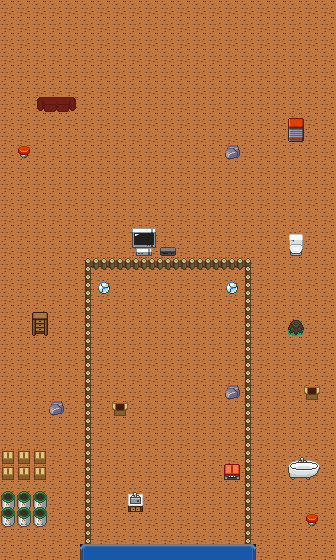

This game map was drawn from its Tiled (.tmx) file and the tilesets committed beside it. A one-line description and the trimmed map source follow:
An orthogonal 21x35 tile map with 16x16 px tiles, 4 tile layers (Tile Layer 1, Tile Layer 2, Tile Layer 3, Above Player), 3 tilesets and 39 objects (21x collision, 18x event).

<map version="1.8" tiledversion="1.8.0" orientation="orthogonal" renderorder="right-down" compressionlevel="0" width="21" height="35" tilewidth="16" tileheight="16" infinite="0" nextlayerid="7" nextobjectid="46">
 <tileset firstgid="1" name="KelvinShadewing_Terrain" tilewidth="16" tileheight="16" tilecount="285" columns="19">
  <image source="../gfx/tilesets/KelvinShadewing_Terrain.png" width="304" height="240" />
 </tileset>
 <tileset firstgid="286" name="KelvinShadewing_Buildings" tilewidth="16" tileheight="16" tilecount="680" columns="20">
  <image source="../gfx/tilesets/KelvinShadewing_Buildings.png" width="320" height="544" />
 </tileset>
 <tileset firstgid="966" name="core_set pieces" tilewidth="16" tileheight="16" tilecount="1550" columns="31">
  <image source="../gfx/tilesets/core_set pieces.png" width="496" height="800" />
 </tileset>
 <layer id="1" name="Tile Layer 1" width="21" height="35">
  <data>[735 cells, 725 non-empty, 6 distinct tile ids]</data>
 </layer>
 <layer id="2" name="Tile Layer 2" width="21" height="35">
  <data>[735 cells, 98 non-empty, 32 distinct tile ids]</data>
 </layer>
 <layer id="3" name="Tile Layer 3" width="21" height="35">
  <data>[735 cells, 6 non-empty, 1 distinct tile ids]</data>
 </layer>
 <layer id="4" name="Above Player" width="21" height="35">
  <data>[735 cells, 2 non-empty, 2 distinct tile ids]</data>
 </layer>
 <objectgroup color="#ff0000" id="5" name="Collisions">
  <object id="1" type="collision" x="32" y="96" width="48" height="16" />
  <object id="2" type="collision" x="16" y="144" width="16" height="16" />
  <object id="3" type="collision" x="128" y="224" width="48" height="32" />
  <object id="4" type="collision" x="224" y="144" width="16" height="16" />
  <object id="5" type="collision" x="288" y="112" width="16" height="32" />
  <object id="6" type="collision" x="288" y="224" width="16" height="32" />
  <object id="7" type="collision" x="288" y="320" width="16" height="16" />
  <object id="8" type="collision" x="224" y="384" width="16" height="16" />
  <object id="9" type="collision" x="32" y="304" width="16" height="32" />
  <object id="10" type="collision" x="48" y="400" width="16" height="16" />
  <object id="12" type="collision" x="0" y="448" width="48" height="80" />
  <object id="13" type="collision" x="288" y="464" width="32" height="16" />
  <object id="14" type="collision" x="304" y="384" width="16" height="16" />
  <object id="17" type="collision" x="240" y="256" width="16" height="288" />
  <object id="19" type="collision" x="80" y="256" width="16" height="288" />
  <object id="20" type="collision" x="96" y="256" width="144" height="16" />
  <object id="21" type="collision" x="112" y="400" width="16" height="16" />
  <object id="22" type="collision" x="128" y="496" width="16" height="16" />
  <object id="23" type="collision" x="96" y="272" width="16" height="16" />
  <object id="24" type="collision" x="224" y="272" width="16" height="16" />
  <object id="25" type="event" x="224" y="272" width="16" height="16">
   <properties>
    <property name="act10" value="add_monster fruitera,10" />
    <property name="act20" value="set_variable got_Fruitera:true" />
    <property name="act30" value="translated_dialog mart_junkyard01" />
    <property name="act40" value="set_variable got_first_SaiyanQuest:true" />
    <property name="cond10" value="is char_facing_tile player" />
    <property name="cond20" value="is button_pressed K_RETURN" />
    <property name="cond30" value="not variable_set got_first_SaiyanQuest:true" />
    <property name="cond40" value="is variable_set maple_bedroom1:true" />
   </properties>
  </object>
  <object id="26" type="event" x="96" y="272" width="16" height="16">
   <properties>
    <property name="act10" value="add_monster bamboon,10" />
    <property name="act20" value="set_variable got_Bamboon:true" />
    <property name="act30" value="translated_dialog mart_junkyard02" />
    <property name="act40" value="set_variable got_first_SaiyanQuest:true" />
    <property name="cond10" value="is char_facing_tile player" />
    <property name="cond20" value="is button_pressed K_RETURN" />
    <property name="cond30" value="not variable_set got_first_SaiyanQuest:true" />
    <property name="cond40" value="is variable_set maple_bedroom1:true" />
   </properties>
  </object>
  <object id="27" type="collision" x="224" y="464" width="16" height="16" />
 </objectgroup>
 <objectgroup color="#ffff00" id="6" name="Events">
  <object id="15" type="event" x="160" y="304" width="16" height="16">
   <properties>
    <property name="act10" value="create_npc maple_girl,10,6,wander" />
    <property name="cond10" value="is variable_set maple_bedroom1:true" />
   </properties>
  </object>
  <object id="16" type="event" x="160" y="528" width="16" height="16">
   <properties>
    <property name="act10" value="transition_teleport city1_mart_junkyard.tmx,11,4,0.3" />
    <property name="act20" value="char_face player,down" />
    <property name="cond10" value="is char_at player" />
    <property name="cond20" value="is char_facing player,down" />
   </properties>
  </object>
  <object id="29" type="event" x="144" y="512" width="48" height="16">
   <properties>
    <property name="act10" value="translated_dialog junkyard_01" />
    <property name="act20" value="translated_dialog junkyard_02" />
    <property name="act40" value="set_variable talked_to_maple_junkyard:true" />
    <property name="cond10" value="is variable_set maple_bedroom1:true" />
    <property name="cond20" value="is char_at player" />
    <property name="cond30" value="not variable_set talked_to_maple_junkyard:true" />
   </properties>
  </object>
  <object id="30" type="event" x="144" y="528" width="16" height="16">
   <properties>
    <property name="act10" value="translated_dialog junkyard_01" />
    <property name="act20" value="translated_dialog junkyard_02" />
    <property name="act40" value="set_variable talked_to_maple_junkyard:true" />
    <property name="cond10" value="is variable_set maple_bedroom1:true" />
    <property name="cond20" value="is char_at player" />
    <property name="cond30" value="not variable_set talked_to_maple_junkyard:true" />
   </properties>
  </object>
  <object id="31" type="event" x="176" y="528" width="16" height="16">
   <properties>
    <property name="act10" value="translated_dialog junkyard_01" />
    <property name="act20" value="translated_dialog junkyard_02" />
    <property name="act40" value="set_variable talked_to_maple_junkyard:true" />
    <property name="cond10" value="is variable_set maple_bedroom1:true" />
    <property name="cond20" value="is char_at player" />
    <property name="cond30" value="not variable_set talked_to_maple_junkyard:true" />
   </properties>
  </object>
  <object id="32" type="event" x="80" y="240" width="16" height="16">
   <properties>
    <property name="act10" value="pathfind maple_girl,6,18" />
    <property name="act20" value="translated_dialog mart_junkyard03" />
    <property name="act30" value="set_variable maple_got_SaiyanQuest1:true" />
    <property name="cond10" value="is variable_set got_Fruitera:true" />
    <property name="cond20" value="not variable_set maple_got_SaiyanQuest1:true" />
   </properties>
  </object>
  </objectgroup>
</map>
<!-- 10 of 39 objects omitted -->
